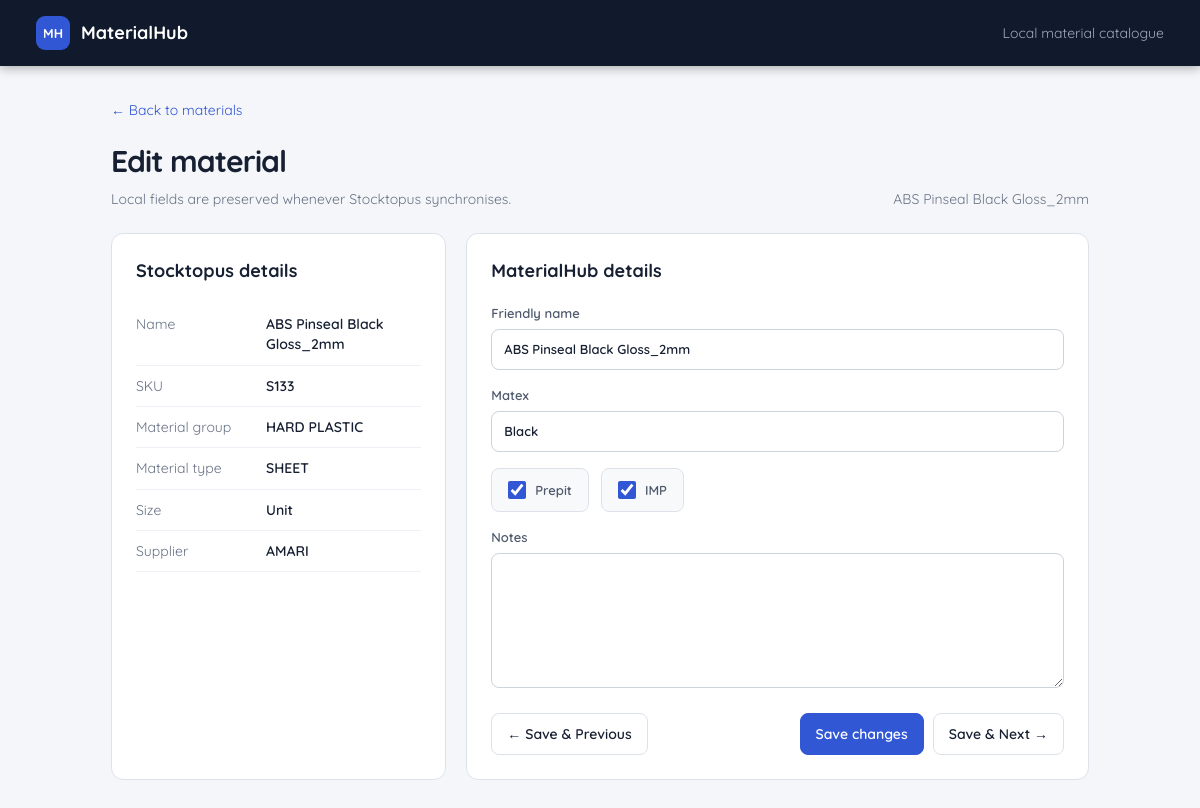
Page /materials/2/edit on the earlier database version.
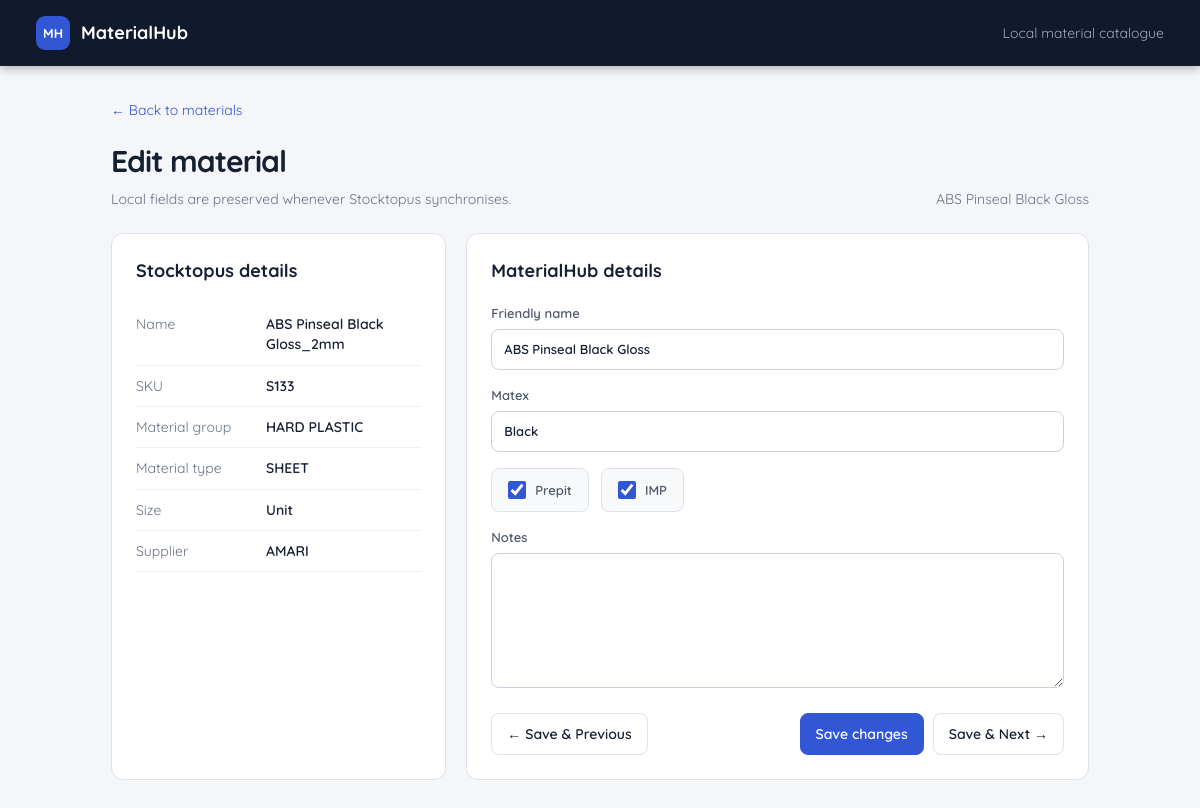
Same page on the later database version.
### app/models.py (models this page shows)
class Material(Base):
    __tablename__ = "materials"
    id: Mapped[int] = mapped_column(primary_key=True)
    stocktopus_id: Mapped[str] = mapped_column(Text, unique=True, index=True)
    name: Mapped[str] = mapped_column(Text, default="")
    sku: Mapped[str | None] = mapped_column(Text)
    material_group: Mapped[str | None] = mapped_column(Text)
    material_type: Mapped[str | None] = mapped_column(Text)
    size_type: Mapped[str] = mapped_column(Text, index=True)
    width_mm: Mapped[float | None] = mapped_column(Float)
    height_mm: Mapped[float | None] = mapped_column(Float)
    length_mm: Mapped[float | None] = mapped_column(Float)
    thickness_mm: Mapped[float | None] = mapped_column(Float)
    size_unit: Mapped[str | None] = mapped_column(Text)
    size_string: Mapped[str | None] = mapped_column(Text)
    quantity: Mapped[float | None] = mapped_column(Float)
    price_range: Mapped[str | None] = mapped_column(Text)
    supplier_name: Mapped[str | None] = mapped_column(Text)
    active: Mapped[bool] = mapped_column(Boolean, default=True, index=True)
    raw_stocktopus_json: Mapped[str] = mapped_column(Text)
    first_seen_at: Mapped[datetime] = mapped_column(DateTime(timezone=True), default=utc_now)
    last_seen_at: Mapped[datetime] = mapped_column(DateTime(timezone=True), default=utc_now)
    updated_from_stocktopus_at: Mapped[datetime] = mapped_column(DateTime(timezone=True), default=utc_now)
    friendly_name: Mapped[str | None] = mapped_column(Text)
    matex: Mapped[str | None] = mapped_column(Text)
    prepit: Mapped[str | None] = mapped_column(Text)
    imp: Mapped[str | None] = mapped_column(Text)
    notes: Mapped[str | None] = mapped_column(Text)
    sort_order: Mapped[int] = mapped_column(Integer, default=0)

### app/routes/materials.py (the view)
@router.get("/materials/{material_id}/edit")
def edit_page(material_id: int, request: Request, db: Session = Depends(get_db)):
    material = db.get(Material, material_id)
    if material is None:
        raise HTTPException(status_code=404, detail="Material not found")
    previous_id, next_id = _adjacent_material_ids(db, material_id)
    return templates.TemplateResponse(request, "edit_material.html", {
        "material": material,
        "previous_id": previous_id,
        "next_id": next_id,
    })

### app/templates/edit_material.html (shortened to what this page needs)
{% extends "base.html" %}
{% block content %}
<a class="back" href="/materials">← Back to materials</a><section class="heading"><div><h1>Edit material</h1><p>Local fields are preserved whenever Stocktopus synchronises.</p></div><div class="record-position">{{ material.friendly_name or material.name }}</div></section>
<div class="edit-grid"><section class="card"><h2>Stocktopus details</h2><dl><dt>Name</dt><dd>{{ material.name }}</dd><dt>SKU</dt><dd>{{ material.sku or '—' }}</dd><dt>Material group</dt><dd>{{ material.material_group or '—' }}</dd><dt>Material type</dt><dd>{{ material.material_type or '—' }}</dd><dt>Size</dt><dd>{{ material.size_string or '—' }}</dd><dt>Supplier</dt><dd>{{ material.supplier_name or '—' }}</dd></dl></section>
<form id="edit-material" class="card form" method="post"><h2>MaterialHub details</h2><label>Friendly name<input name="friendly_name" value="{{ material.friendly_name or '' }}"></label><label>Matex<input name="matex" value="{{ material.matex or '' }}"></label><div class="check-row"><label class="check-field"><input type="checkbox" name="prepit" value="1" {% if material.prepit %}checked{% endif %}><span>Prepit</span></label><label class="check-field"><input type="checkbox" name="imp" value="1" {% if material.imp %}checked{% endif %}><span>IMP</span></label></div><label>Notes<textarea name="notes" rows="6">{{ material.notes or '' }}</textarea></label><div class="edit-navigation"><button name="navigation" value="previous" {% if previous_id is none %}disabled{% endif %}>← Save &amp; Previous</button><div class="actions"><button class="primary" name="navigation" value="save">Save changes</button><button name="navigation" value="next" {% if next_id is none %}disabled{% endif %}>Save &amp; Next →</button></div></div></form></div>
{% endblock %}

### app/templates/base.html (shortened to what this page needs)
<!doctype html>
<html lang="en">
<head>
  <link rel="stylesheet" href="{{ url_for('static', path='/styles.css') }}">
  <link rel="stylesheet" href="{{ url_for('static', path='/inline-edit.css') }}">
</head>
<body>
  <header><a class="brand" href="/materials"><span>MH</span> MaterialHub</a><div class="tagline">Local material catalogue</div></header>
  <main>{% block content %}{% endblock %}</main>
</body>
</html>

### app/static/styles.css (style rules this page uses)
:root { --ink:#172033;--muted:#687386;--line:#dde2ea;--surface:#fff;--bg:#f4f6f9;--brand:#3157d5;--brand-dark:#2446b5 }
* { box-sizing:border-box }
body { margin:0;background:var(--bg);color:var(--ink);font:14px/1.45 Inter,ui-sans-serif,system-ui,-apple-system,"Segoe UI",sans-serif }
header { height:66px;background:#111a2c;color:#fff;display:flex;align-items:center;justify-content:space-between;padding:0 3vw;box-shadow:0 2px 10px #1115 }
.brand { display:flex;align-items:center;gap:11px;color:#fff;text-decoration:none;font-size:18px;font-weight:700 }
.brand span { display:grid;place-items:center;width:34px;height:34px;background:var(--brand);border-radius:9px;font-size:13px }
.tagline { color:#9fa9bb }
main { max-width:1600px;margin:auto;padding:34px 3vw }
.heading { display:flex;align-items:flex-end;justify-content:space-between;margin-bottom:24px }
.heading h1 { font-size:30px;letter-spacing:-.03em;margin:0 }
.heading p { color:var(--muted);margin:5px 0 0 }
.actions { display:flex;gap:9px;align-items:center }
button,.button { border:1px solid var(--line);border-radius:8px;background:#fff;color:var(--ink);padding:10px 15px;text-decoration:none;font:inherit;font-weight:600;cursor:pointer }
.primary { background:var(--brand);border-color:var(--brand);color:#fff }
input,select,textarea { width:100%;border:1px solid #ccd3de;border-radius:8px;padding:10px 12px;color:var(--ink);background:#fff;font:inherit }
.back { display:inline-block;margin-bottom:20px;color:var(--brand);text-decoration:none }
.edit-grid { display:grid;grid-template-columns:minmax(280px,.7fr) minmax(400px,1.3fr);gap:20px }
.card { background:#fff;border:1px solid var(--line);border-radius:12px;padding:24px }
.card h2 { margin:0 0 20px;font-size:18px }
dl { display:grid;grid-template-columns:130px 1fr;margin:0 }
dt,dd { border-bottom:1px solid #edf0f4;padding:10px 0 }
dt { color:var(--muted) }
dd { margin:0;font-weight:550 }
.form label { display:block;color:#4e596b;font-size:13px;font-weight:600;margin-bottom:16px }
.form input,.form textarea { margin-top:6px }

### app/static/inline-edit.css (style rules this page uses)
main { max-width: 1050px; }
body, button, input, select, textarea { font-family: "Quicksand", ui-sans-serif, system-ui, sans-serif; }
.record-position { max-width: 45%; color: var(--muted); text-align: right; }
.edit-navigation { display: flex; align-items: center; justify-content: space-between; gap: 12px; padding-top: 4px; }
.check-cell input, .check-field input { width: 18px; height: 18px; margin: 0; accent-color: var(--brand); cursor: pointer; }
.check-row { display: flex; gap: 12px; margin-bottom: 16px; }
.form .check-field { display: flex; align-items: center; gap: 9px; margin: 0; padding: 12px 16px; border: 1px solid var(--line); border-radius: 8px; background: #f8f9fb; }
.form .check-field input { margin: 0; }

Differences in the rows shown:
changed Material "ABS Pinseal Black Gloss_2mm": friendly_name "ABS Pinseal Black Gloss_2mm" → "ABS Pinseal Black Gloss"
